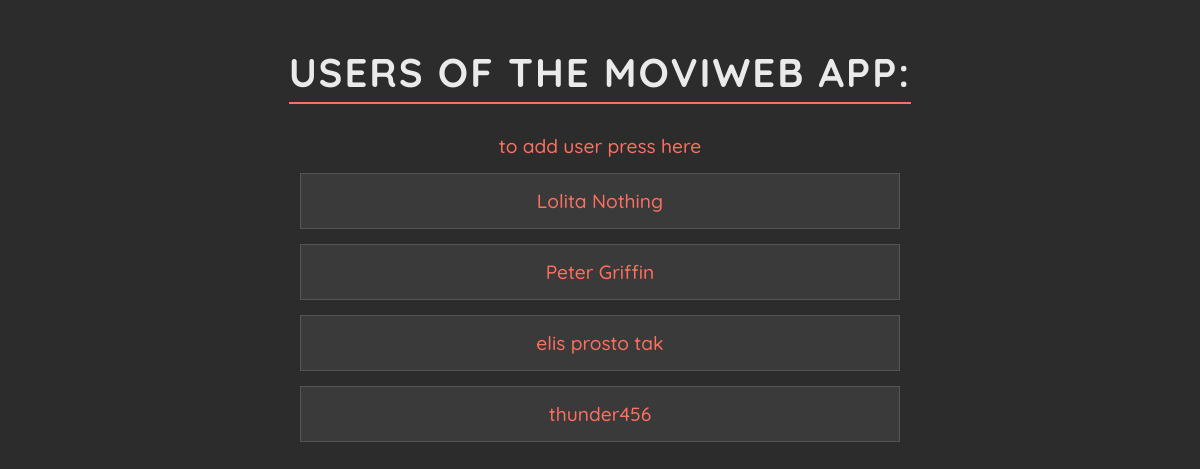
/users, run on an earlier commit of the app's database.
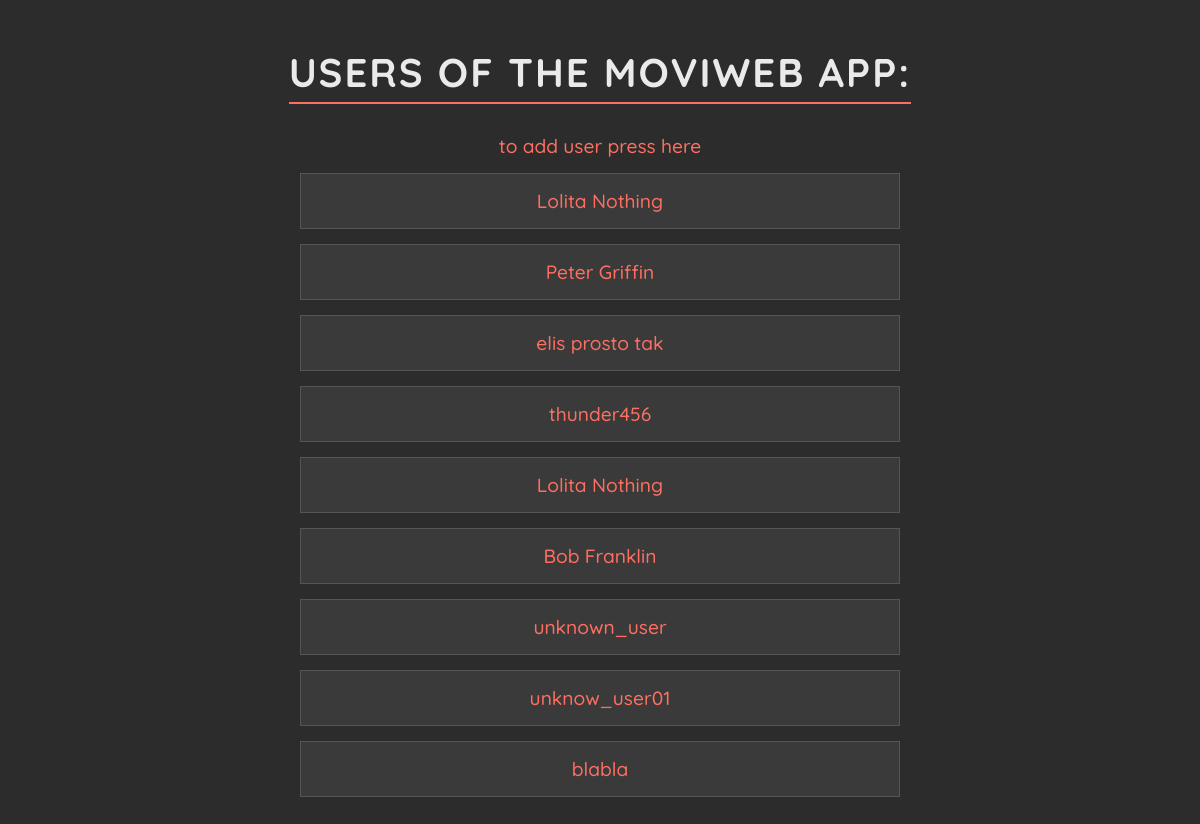
And on a later commit of the database.
### data_models.py (models this page shows, shortened)
class User(db.Model):
    __tablename__ = 'users'
    user_id = db.Column(db.Integer, primary_key=True, autoincrement=True)
    user_name = db.Column(db.String(100), nullable=False)
    movies = relationship('Movie', secondary=user_movies, back_populates='users')

### app.py (the view)
@app.route('/users', methods=['GET'])
def list_users():
    users = data_manager.list_all_users()
    return render_template('users.html', users=users)

### datamanager/sqlite_data_manager.py (called while the page is built)
    def list_all_users(self):
        with self.app.app_context():
            return self.db.session.query(User).all()

### templates/users.html (shortened to what this page needs)
<!DOCTYPE html>
<html lang="en">
<head>
</head>
<body>
    <h1>users of the MoviWeb App:</h1>
    <div>
        <a href="{{ url_for('add_user') }}">to add user press here</a>
    </div>
    <ul>
        {% for user in users %}
        <li>
            <a href="/users/{{ user.user_id }}">{{ user.user_name }}</a>
        </li>
        {% endfor %}
    </ul>
</body>
</html>

### templates/users.html (style rules this page uses)
body { background-color: #2C2C2C; font-family: 'Quicksand', sans-serif; color: #EAEAEA; text-align: center; margin: 0; padding: 20px; }
h1 { font-family: 'Quicksand', sans-serif; font-size: 2.5rem; color: #EAEAEA; margin-bottom: 30px; text-transform: uppercase; letter-spacing: 2px; border-bottom: 2px solid #FF6F61; display: inline-block; padding-bottom: 5px; }
ul { list-style-type: none; padding: 0; max-width: 600px; margin: 0 auto; }
li { background-color: #3A3A3A; border: 1px solid #555; margin: 15px 0; padding: 15px; transition: background-color 0.3s, transform 0.3s; }
a { text-decoration: none; color: #FF6F61; font-weight: 500; font-size: 1.2rem; transition: color 0.3s; }

What changed in the data, as far as the page shows it:
added User: user_name "Lolita Nothing"
added User: user_name "Bob Franklin"
added User: user_name "unknown_user"
added User: user_name "unknow_user01"
added User: user_name "blabla"
